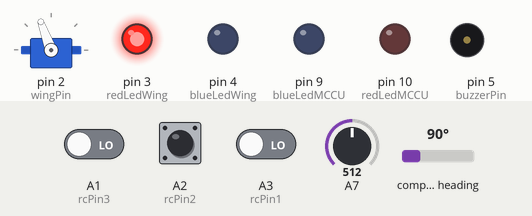
This sketch was run on a simulated Arduino Nano, built with avr-gcc and run on an emulated ATmega328P. Parts: servo, output pins drawn as LEDs (lit = HIGH), buzzer (waves = sounding, pin HIGH). The inputs (shaded band) are chosen by the test bench; at power-on: compass heading 90°, A2 (rcPin2) LOW, A1 (rcPin3) LOW, A3 (rcPin1) LOW, A7 = 512.

Above: at 1.7 s.
1.8 s: compass heading set to 83°
At 2.5 s:
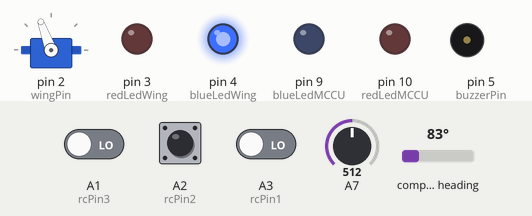
3.3 s: compass heading set to 90°
At 3.7 s:
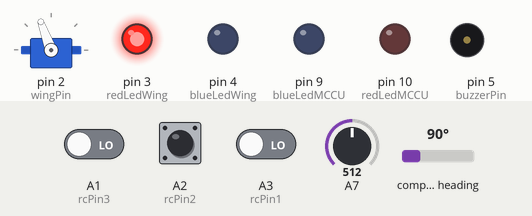
4.8 s: compass heading set to 7°
At 6.0 s:
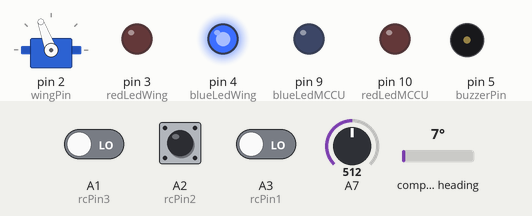
6.3 s: A2 (rcPin2) pulsed HIGH 2 times (0.12 s each, 0.3 s apart)
At 6.8 s:
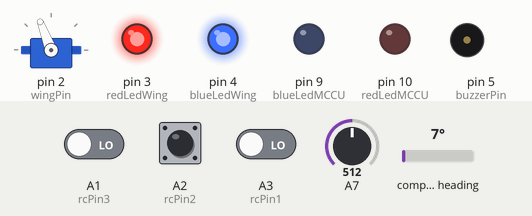
8.4 s: compass heading set to 269°
At 8.8 s:
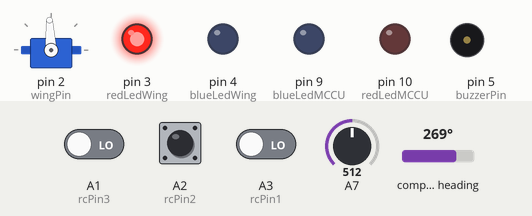
9.9 s: compass heading set to 86°
At 11.1 s:
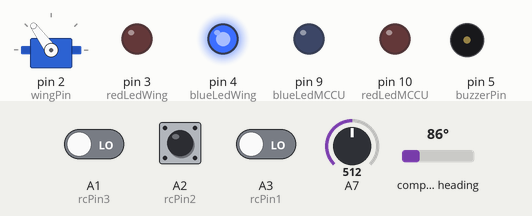
Timing chart, 0 to 12.4 s (numbered marks = the images above; inputs shaded):
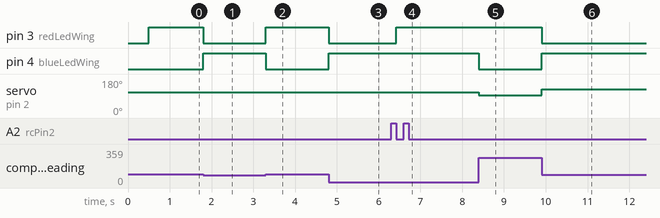

The sketch:

MonocopterControl56_DirectHeadServoDirIndicator.ino
```cpp
#define rcPin1 A3   // Connected to CH1 of Transmitter
#define rcPin2 A2   // Connected to CH2 of transmitter
#define rcPin3 A1   // Connected to CH3 of transmitter
// The motor is controlled directly from the receiver, independently of the Arduino
#define buzzerPin 5
#define wingPin 2
#define blueLedMCCU 9
#define redLedMCCU 10
#define blueLedWing 4
#define redLedWing 3
#include <Servo.h>
#include <QMC5883L.h>
#include <Wire.h>

#include "PinChangeInterrupt.h"

QMC5883L compass;
Servo ServoWing;
int x_mid = 1520; // Check the middle value on your transmitter
int y_mid = 1500;
int z_mid = 1520;
int heading;
volatile int x = x_mid;
volatile int y = y_mid;
volatile int z = z_mid;
float flight_bearing;
float current_bearing;
float flight_magnitude = 0;
float x_vec = 0;
float y_vec = 0;
float z_vec = 0;

volatile int prev_time_x = 0;
volatile int prev_time_y = 0;
volatile int prev_time_z = 0;

int default_angle_wing = 110;
int servo_angle_wing = default_angle_wing;

float flap_constant = 0.045;
float voltageReading = 0;
int cycleCounter = 0;
#define cycleDelay 60

void setup() {
  pinMode(rcPin1, INPUT);
  pinMode(rcPin2, INPUT);
  pinMode(rcPin3, INPUT);
  pinMode(buzzerPin, OUTPUT);
  pinMode(blueLedMCCU, OUTPUT);
  pinMode(redLedMCCU, OUTPUT);
  pinMode(blueLedWing, OUTPUT);
  pinMode(redLedWing, OUTPUT);

  ServoWing.attach(wingPin);
  ServoWing.write(default_angle_wing);
  Wire.begin();
  compass.init();
  compass.setSamplingRate(200);

  //Serial.begin(9600);

  attachPCINT(digitalPinToPCINT(rcPin1), rising_x, RISING); //  PWM values from the receiver are read using pin change interrupts
  attachPCINT(digitalPinToPCINT(rcPin2), rising_y, RISING);
  attachPCINT(digitalPinToPCINT(rcPin3), rising_z, RISING);
  delay(500);

}

void loop() {

  if (cycleCounter == cycleDelay) {                                           //  A section of code executed every (cycleDelay)th cycle,
    voltageReading = analogRead(A7)*0.01548;                                  //  here it checks if the battery voltage (measured by a
    //Serial.println(voltageReading);                                         //  potential divider) is within the safe range, if I
    if (voltageReading > 5.00 and voltageReading < 7.45 and z_vec > 60) {     //  want it to check (I use Channel T for this)
      digitalWrite(buzzerPin, HIGH);
    }
    else if (voltageReading > 10 and voltageReading < 11.25 and z_vec > 60) {
      digitalWrite(buzzerPin, HIGH);
    }
    else {
      digitalWrite(buzzerPin, LOW);
    }
    cycleCounter = 0;
  }

  else {
    cycleCounter++;
  }


  x_vec = x_mid - x;
  y_vec = y_mid - y;
  z_vec = z_mid - z;

  heading = compass.readHeading();

  if (heading == 0) {

  }

  else {
    current_bearing = heading;
  }

   // North-South indicator LEDs on the MCCU control board:
  /*if (current_bearing > 80 and current_bearing < 160) {
    //digitalWrite(blueLedMCCU, HIGH);
    PORTB = PORTB | B00000010;  //  Using direct port manipulation here to increase speed
  }

  else {
    //digitalWrite(blueLedMCCU, LOW);
    PORTB = PORTB & B11111101;
  }

  if (current_bearing > 260 and current_bearing < 340) {
    //digitalWrite(redLedMCCU, HIGH);
    PORTB = PORTB | B00000100;
  }

  else {
    //digitalWrite(redLedMCCU, LOW);
    PORTB = PORTB & B11111011;
  }*/


  //  North-South indicator LEDs on the tip of the wing:
  if (flight_magnitude > 50 and sin(0.01745329 * (current_bearing - flight_bearing) + 4.712389) < -0.8) {
    digitalWrite(blueLedWing, HIGH);
    digitalWrite(redLedWing, HIGH);
  }

  else if (flight_magnitude > 50 and sin(0.01745329 * (current_bearing - flight_bearing) + 4.712389) > 0.8) {
    digitalWrite(blueLedWing, LOW);
    digitalWrite(redLedWing, LOW);
  }

  else if ((current_bearing >= 0 and current_bearing < 90) or (current_bearing >= 270 and current_bearing <= 360)) {
    digitalWrite(blueLedWing, HIGH);
    digitalWrite(redLedWing, LOW);
  }

  else if (current_bearing >= 90 and current_bearing < 270) {
    digitalWrite(redLedWing, HIGH);
    digitalWrite(blueLedWing, LOW);
  }

  else {
    digitalWrite(blueLedWing, LOW);
    digitalWrite(redLedWing, LOW);
  }


  flight_magnitude = sqrt(sq(x_vec) + sq(y_vec));
  flight_magnitude = constrain(flight_magnitude, 0, 360);
  //  To make sure that moving the stick on the transmitter diagonally does not result in a greater flight_magnitude


  if ((x_vec >= 0) && (y_vec >= 0)){
    flight_bearing = 90 - (57.29578 * atan(y_vec / x_vec));

  }

  else if ((x_vec >= 0) && (y_vec < 0)){
    flight_bearing = 90 + (57.29578 * atan(y_vec / - x_vec));

  }

  else if ((x_vec < 0) && (y_vec >= 0)){
    flight_bearing = 270 + (57.29578 * atan(y_vec / - x_vec));

  }

  else if ((x_vec < 0) && (y_vec < 0)){
    flight_bearing = 270 - (57.29578 * atan(y_vec / x_vec));

  }

  //Serial.println(flight_bearing);
  //Serial.println(flight_magnitude);

  if (flight_magnitude > 40) {
    servo_angle_wing = default_angle_wing - (flap_constant * flight_magnitude * sin(0.01745329 * (current_bearing - flight_bearing) + 3.14159));
  }

  else if (flight_magnitude <= 40) {
    servo_angle_wing = default_angle_wing;
  }

  ServoWing.write(servo_angle_wing);

}

// The pin change interrupt service routines
void rising_x() {
  attachPCINT(digitalPinToPCINT(rcPin1), falling_x, FALLING);
  prev_time_x = micros();
}
void falling_x() {
  attachPCINT(digitalPinToPCINT(rcPin1), rising_x, RISING);
  x = micros()-prev_time_x;
}
void rising_y() {
  attachPCINT(digitalPinToPCINT(rcPin2), falling_y, FALLING);
  prev_time_y = micros();
}
void falling_y() {
  attachPCINT(digitalPinToPCINT(rcPin2), rising_y, RISING);
  y = micros()-prev_time_y;
}
void rising_z() {
  attachPCINT(digitalPinToPCINT(rcPin3), falling_z, FALLING);
  prev_time_z = micros();
}
void falling_z() {
  attachPCINT(digitalPinToPCINT(rcPin3), rising_z, RISING);
  z = micros()-prev_time_z;
}
```

Measured:
- the behaviour switches between 90 and 89° on compass heading (found by bisection; images 0 and 1)
- after the input at 1.8 s, pin 3 (redLedWing): HIGH → LOW at once; pin 4 (blueLedWing): LOW → HIGH at once
- after the input at 3.3 s, pin 3 (redLedWing): LOW → HIGH at once; pin 4 (blueLedWing): HIGH → LOW at once
- after the input at 4.8 s, pin 3 (redLedWing): HIGH → LOW at once; pin 4 (blueLedWing): LOW → HIGH at once
- after the input at 6.3 s, pin 3 (redLedWing): LOW → HIGH after 0.12 s; servo on pin 2 (wingPin): 110° → 111° after 0.12 s
- after the input at 8.4 s, pin 4 (blueLedWing): HIGH → LOW at once; servo on pin 2 (wingPin): 111° → 93° at once
- after the input at 9.9 s, pin 3 (redLedWing): HIGH → LOW at once; pin 4 (blueLedWing): LOW → HIGH at once; servo on pin 2 (wingPin): 93° → 126° at once
